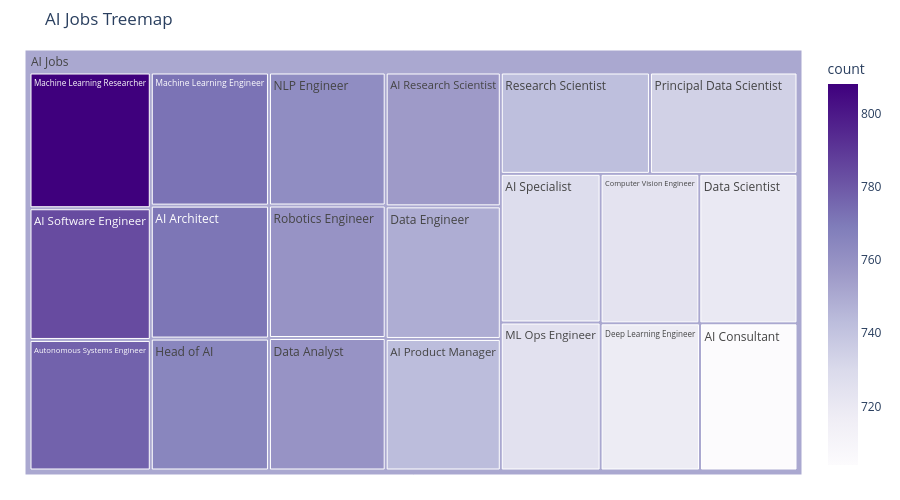

The notebook cell this image was saved under:
### Code cell
# EN `POWER BI POR UN TREEMAP DE POWER BI CON DEGRADADO Y PORCENTAJES
# Para plotly, es mejor tener los datos en un DataFrame con columnas nombradas

df_treemap = ai_jobs['job_title'].value_counts().reset_index()
df_treemap.columns = ['job_title', 'count']

fig = px.treemap(df_treemap,
path=[px.Constant("AI Jobs"), 'job_title'], # Define la jerarquía. "AI Jobs" es la raíz.
values='count',
color='count', # Colorear por la cantidad de puestos
color_continuous_scale='purples', # Escala de color degradado
title='AI Jobs Treemap',
height=500)

fig.update_layout(margin = dict(t=50, l=25, r=25, b=25)) # Ajustar márgenes
fig.show()

### Figure 1 — Plotly figure (JSON) as saved in the notebook; plotly's stock layout.template omitted (floating-point values rounded to 4 significant figures)
{"data": [{"branchvalues": "total", "customdata": [[808.0], [784.0], [777.0], [772.0], [771.0], [765.0], [762.0], [759.0], [759.0], [756.0], [749.0], [743.0], [742.0], [734.0], [728.0], [725.0], [724.0], [720.0], [718.0], [704.0], [750.9]], "domain": {"x": [0, 1], "y": [0, 1]}, "hovertemplate": "labels=%{label}<br>count_sum=%{value}<br>parent=%{parent}<br>id=%{id}<br>count=%{color}<extra></extra>", "ids": ["AI Jobs/Machine Learning Researcher", "AI Jobs/AI Software Engineer", "AI Jobs/Autonomous Systems Engineer", "AI Jobs/Machine Learning Engineer", "AI Jobs/AI Architect", "AI Jobs/Head of AI", "AI Jobs/NLP Engineer", "AI Jobs/Robotics Engineer", "AI Jobs/Data Analyst", "AI Jobs/AI Research Scientist", "AI Jobs/Data Engineer", "AI Jobs/AI Product Manager", "AI Jobs/Research Scientist", "AI Jobs/Principal Data Scientist", "AI Jobs/AI Specialist", "AI Jobs/ML Ops Engineer", "AI Jobs/Computer Vision Engineer", "AI Jobs/Data Scientist", "AI Jobs/Deep Learning Engineer", "AI Jobs/AI Consultant", "AI Jobs"], "labels": ["Machine Learning Researcher", "AI Software Engineer", "Autonomous Systems Engineer", "Machine Learning Engineer", "AI Architect", "Head of AI", "NLP Engineer", "Robotics Engineer", "Data Analyst", "AI Research Scientist", "Data Engineer", "AI Product Manager", "Research Scientist", "Principal Data Scientist", "AI Specialist", "ML Ops Engineer", "Computer Vision Engineer", "Data Scientist", "Deep Learning Engineer", "AI Consultant", "AI Jobs"], "marker": {"coloraxis": "coloraxis", "colors": [808.0, 784.0, 777.0, 772.0, 771.0, 765.0, 762.0, 759.0, 759.0, 756.0, 749.0, 743.0, 742.0, 734.0, 728.0, 725.0, 724.0, 720.0, 718.0, 704.0, 750.9]}, "name": "", "parents": ["AI Jobs", "AI Jobs", "AI Jobs", "AI Jobs", "AI Jobs", "AI Jobs", "AI Jobs", "AI Jobs", "AI Jobs", "AI Jobs", "AI Jobs", "AI Jobs", "AI Jobs", "AI Jobs", "AI Jobs", "AI Jobs", "AI Jobs", "AI Jobs", "AI Jobs", "AI Jobs", ""], "type": "treemap", "values": [808.0, 784.0, 777.0, 772.0, 771.0, 765.0, 762.0, 759.0, 759.0, 756.0, 749.0, 743.0, 742.0, 734.0, 728.0, 725.0, 724.0, 720.0, 718.0, 704.0, 15000.0]}], "layout": {"coloraxis": {"colorbar": {"title": {"text": "count"}}, "colorscale": [[0, "rgb(252,251,253)"], [0.125, "rgb(239,237,245)"], [0.25, "rgb(218,218,235)"], [0.375, "rgb(188,189,220)"], [0.5, "rgb(158,154,200)"], [0.625, "rgb(128,125,186)"], [0.75, "rgb(106,81,163)"], [0.875, "rgb(84,39,143)"], [1, "rgb(63,0,125)"]]}, "height": 500, "legend": {"tracegroupgap": 0}, "margin": {"b": 25, "l": 25, "r": 25, "t": 50}, "title": {"text": "AI Jobs Treemap"}}}
